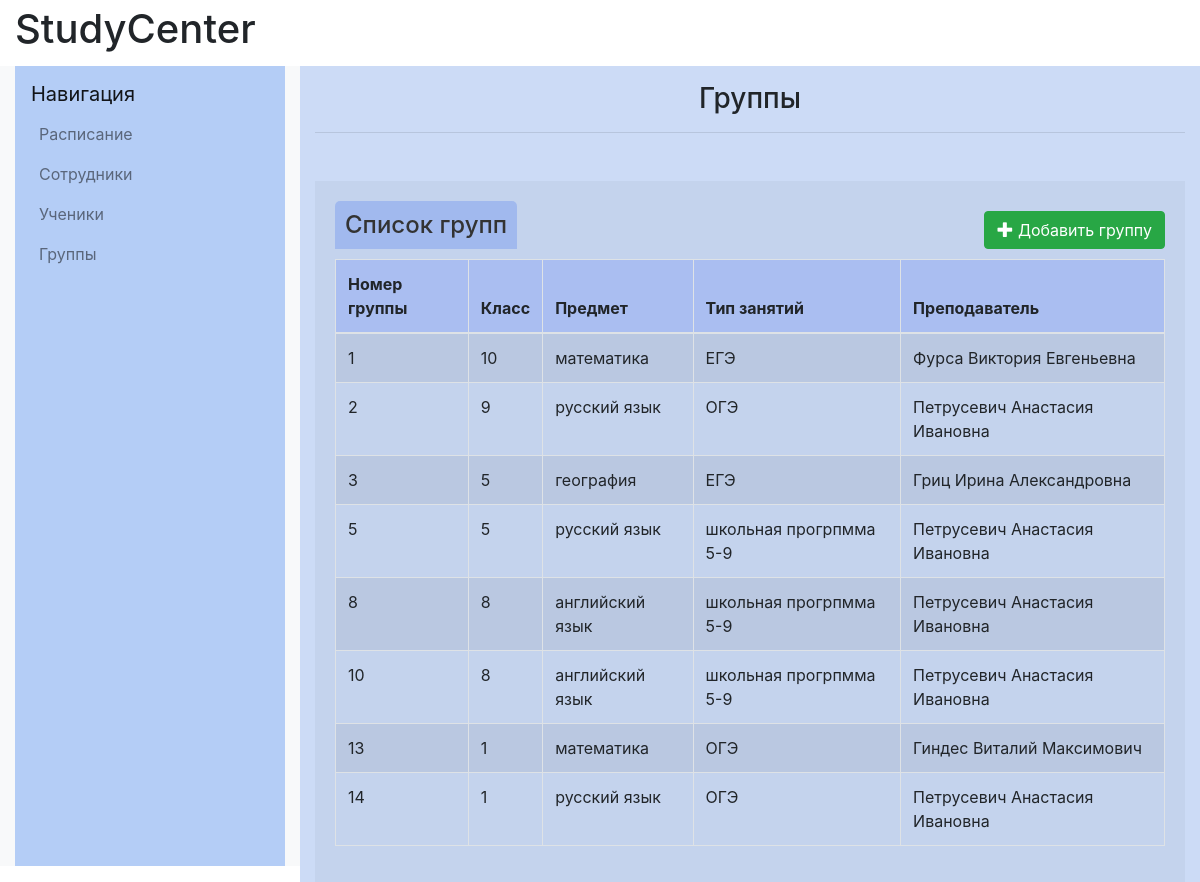
Before: /groups/ with the older database file.
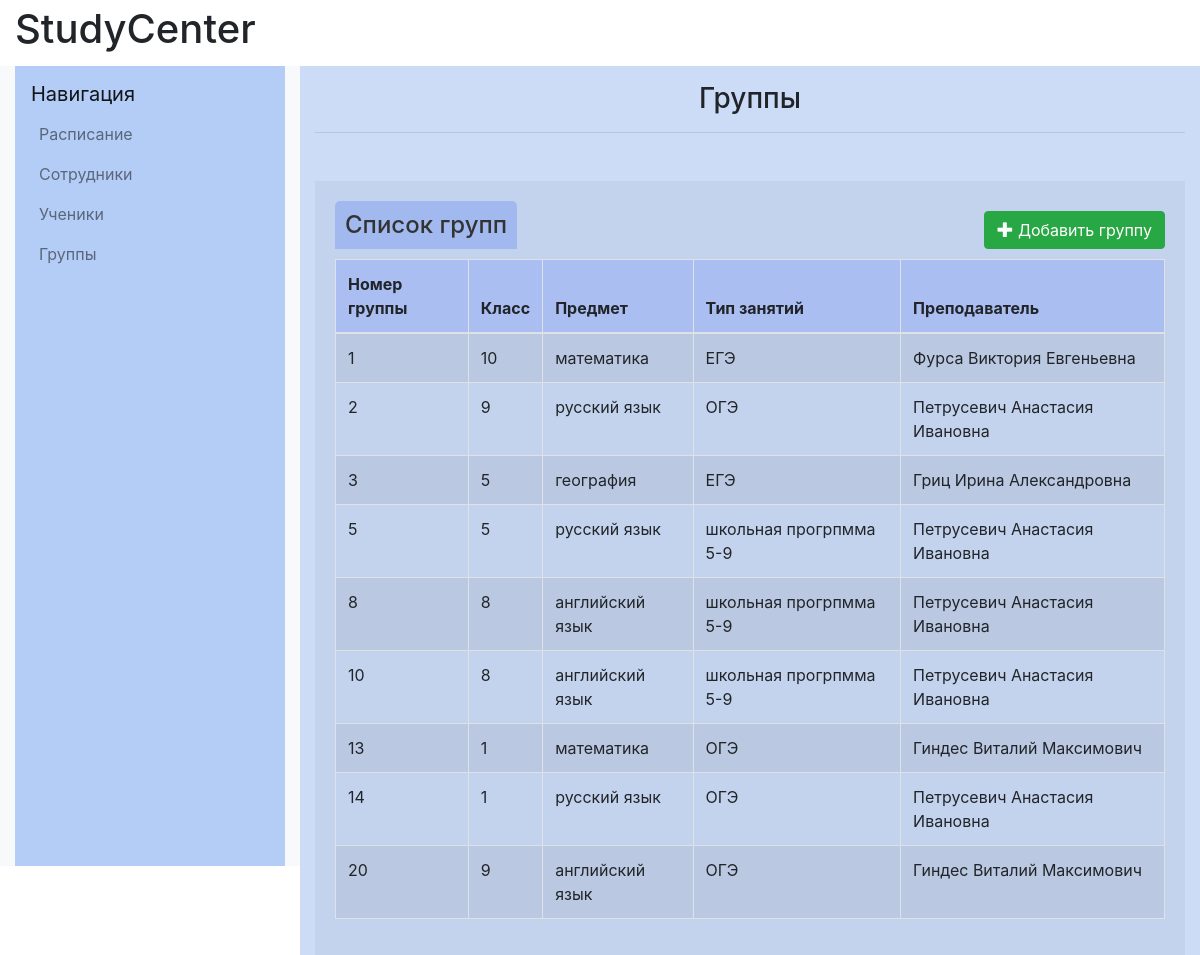
After: the same page with the newer database file.
### catalog/models.py (models this page shows, shortened)
class Group(models.Model):
    subject = models.ForeignKey(Subject, on_delete=models.CASCADE)
    grade = models.IntegerField(validators=[
        MaxValueValidator(11),
        MinValueValidator(1)
    ])
    group_capacity = models.IntegerField(default=1,
                                         validators=[
                                            MaxValueValidator(8),
                                            MinValueValidator(1)
    ])
    type = models.ForeignKey(Type, on_delete=models.CASCADE)
    teacher=models.ForeignKey(Worker,
                              on_delete=models.CASCADE,
                              null=True,
                              default=None
    )
    objects = models.Manager()
    created = models.BooleanField(default=False)

class Subject(models.Model):
    name=models.CharField(max_length=100)
    objects=models.Manager()
    def __str__(self):
        return self.name

class Type(models.Model):
    name=models.CharField(max_length=100)
    objects=models.Manager()
    def __str__(self):
        return self.name

class Worker(models.Model):
    firstname=models.CharField(max_length=20, verbose_name="Имя")
    lastname=models.CharField(max_length=20, verbose_name="Фамилия")
    fathername=models.CharField(max_length=20, verbose_name="Отчество")
    date_of_birth=models.DateField(verbose_name="Дата рождения")
    gender=models.IntegerField(validators=[MinValueValidator(0), MaxValueValidator(1)], verbose_name="Пол")
    subject = models.ManyToManyField(Subject, verbose_name="Дисциплины")
    phone_number=models.CharField(max_length=11,validators=[MinLengthValidator(11)], verbose_name="Номер телефона")
    email=models.EmailField(verbose_name="E-mail")
    objects=models.Manager()
    registration_date=models.DateField()
    DoesNotExist = models.Manager

### catalog/views.py (the view)
# urls.py: path('groups/', views.groups, name='groups'),
def groups(request):
    groups = Group.objects.all()
    return render(request, "group/groups.html", {"groups": groups})

### catalog/templates/group/groups.html (shortened to what this page needs)
{% extends "base_generic.html" %}
{% block content%}
            <div class="col-md-8 col-lg-9 content-container" style="background-color: #ccdbf6">
                <h1 class="h3 text-center mt-3">Группы</h1>
                <hr class="mb-5">
                <section style="background-color: rgb(196, 211, 237); padding: 20px;">
                    <div style="display: flex; justify-content: space-between; align-items: center;">
                        <h3 class="lesson-month" style="color: #333; font-size: 1.5em; margin-bottom: 10px; padding: 10px; background-color: rgba(160, 184, 239, 0.94); border-top-left-radius: 5px; border-top-right-radius: 5px;">Список групп</h3>
                        <a class="btn btn-success" href="{% url 'group_new' %}" class="btn top-menu"><span class="glyphicon glyphicon-plus"></span> Добавить группу</a>
                    </div>
                    <div class="table-responsive" style="width: 100%;">
                        <table class="table table-striped table-bordered lesson-table" style="width: 100%; border-collapse: collapse;">
                            <thead>
                                <tr style="background-color: rgba(158, 180, 243, 0.68);">
                                    <th>Номер группы</th>
                                    <th>Класс</th>
                                    <th>Предмет</th>
                                    <th>Тип занятий</th>
                                    <th>Преподаватель</th>
                                </tr>
                            </thead>
                            <tbody>
                                {% for group in groups %}
                                <tr class="table-row" style="cursor: pointer;" onclick="window.location='{% url 'group_detail' pk=group.pk %}';" onmouseover="this.style.backgroundColor='rgba(74, 78, 137, 0.28)';" onmouseout="this.style.backgroundColor='';">
                                    <td>{{ group.id }}</td>
                                    <td>{{ group.grade }}</td>
                                    <td>{{ group.subject }}</td>
                                    <td>{{ group.type }}</td>
                                    <td>{{ group.teacher.lastname }} {{ group.teacher.firstname }} {{ group.teacher.fathername }}</td>
                                </tr>
                                {% endfor %}
                            </tbody>
                        </table>
                    </div>
                </section>
            </div>
{% endblock content %}

Changed rows visible on the page:
added Group: id "20", grade "9", subject "английский язык", type "ОГЭ", teacher.lastname "Гиндес", teacher.firstname "Виталий", teacher.fathername "Максимович"
